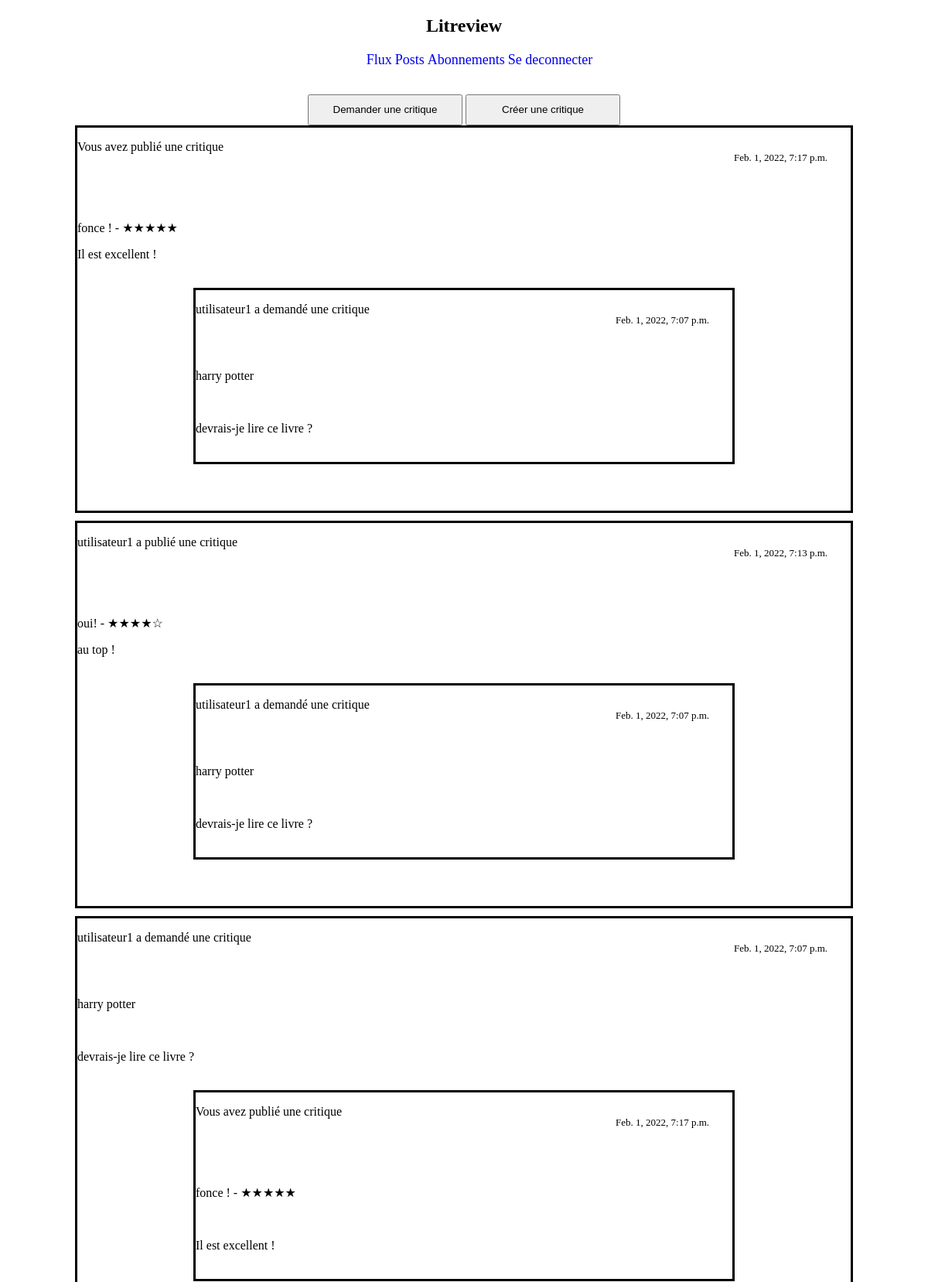
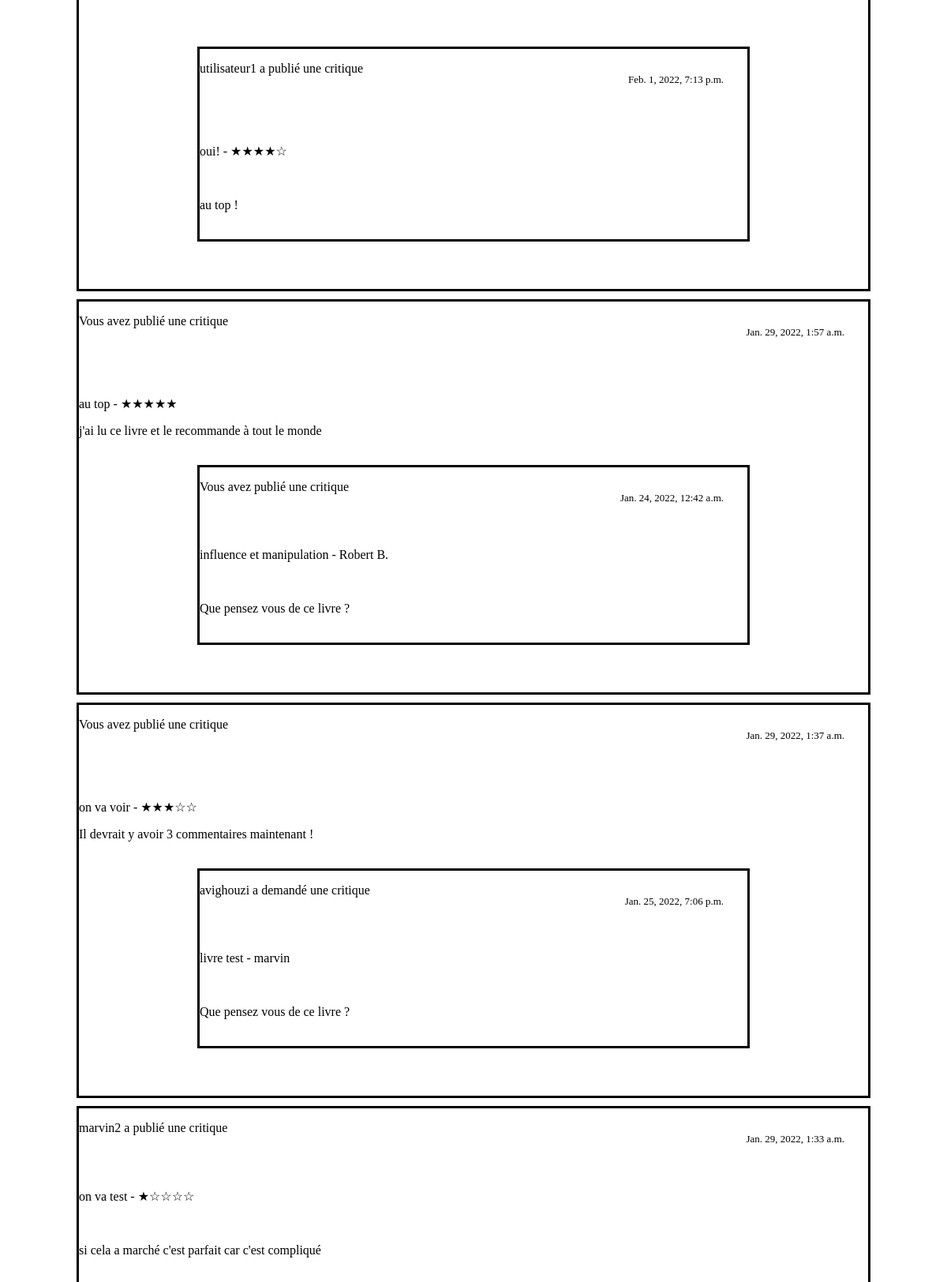
The app's page /test/ (signed in, upper part) with its own data (2 pictures, top to bottom).
### blog/models.py (models this page shows, shortened)
class Review(models.Model):
    ticket_associe = models.ForeignKey(to=Ticket, on_delete=models.CASCADE, null=True, blank=True)
    rating = models.PositiveSmallIntegerField(
        validators=[MinValueValidator(0), MaxValueValidator(5)])
    headline = models.CharField(max_length=128)
    body = models.CharField(max_length=8192, blank=True)
    user_associe = models.ForeignKey(
        User, on_delete=models.CASCADE, null=True, blank=True)
    time_created = models.DateTimeField(auto_now_add=True)

class Ticket(models.Model):
    title = models.CharField(max_length=128)
    description = models.TextField(max_length=2048, blank=True)
    user = models.ForeignKey(User, on_delete=models.CASCADE)
    image = models.ImageField(blank=True)
    time_created = models.DateTimeField(auto_now_add=True)

class User(models.Model):
    username = models.CharField(max_length=150, unique=True)
    password = models.CharField(max_length=100)
    email = models.EmailField(max_length=254)

### blog/views.py (the view)
# urls.py: path('test/', views.page_test),
def page_test(request):
    user = User.objects.get(username=request.session['username'])
    user_id = user.id
    users_id = [following.followed_user.id for following in UserFollows.objects.filter(user=user_id)]
    users_id.append(user_id)
    followings_tickets = Ticket.objects.filter(user_id__in=users_id)
    followings_reviews = Review.objects.filter(user_associe_id__in=users_id)
    tickets = Ticket.objects.all()
    reviews = Review.objects.all().order_by('-time_created')
    tickets_already_commented = Review.objects.filter(user_associe_id=user_id)
    tickets_already_commented = [review.ticket_associe_id for review in tickets_already_commented]
    print(tickets_already_commented)
    tickets_reviews = sorted(chain(followings_tickets, followings_reviews), key=attrgetter('time_created'),
                             reverse=True)
    context = {
        'user_id': user_id,
        'tickets_reviews': tickets_reviews,
        'tickets': tickets,
        'reviews': reviews,
        'tickets_already_commented': tickets_already_commented
    }
    return render(request, 'templates/blog/tickets_reviews.html', context)

### blog/templates/blog/tickets_reviews.html (shortened to what this page needs)
<!doctype html>
<html lang="fr">
<head>
    {% block header %}
    {% include 'blog/barre_de_navigation.html' %}
    {% endblock %}
  {% load static %}
  <link rel="stylesheet" href="{% static 'blog/flux.css' %}">
</head>
<body>
<br>
<div id="boutons" style="text-align: center; min-width: 1000px;">
<button class="bouton" id="demander_une_critique" onclick="window.location.href = '/creer-un-ticket'";>Demander une critique</button>
    <button class="bouton" id="creer_une_critique" onclick="window.location.href = '/creer-ticket-et-critique'";>Créer une critique</button>
</div>
{% for q in tickets_reviews %}
    {% if q.headline %}
        <div id="review">
            {% if user_id == q.user_associe_id %}
            <p class="demande_de_critique">Vous avez publié une critique</p>
            <br>
            {% else %}
            <p>{{q.user_associe.username}} a publié une critique</p>
            <br>
            {% endif %}
            <p class="heure">{{q.time_created}}</p>
            <br>
            {% if q.rating == 1 %}
            <p id="book_title">{{q.headline}} - ★☆☆☆☆</p>
            {% endif %}
            <br>
            {% if q.rating == 3 %}
            <p id="book_title">{{q.headline}} - ★★★☆☆</p>
            {% endif %}
            {% if q.rating == 4 %}
            <p id="book_title">{{q.headline}} - ★★★★☆</p>
            {% endif %}
            {% if q.rating == 5 %}
            <p id="book_title">{{q.headline}} - ★★★★★</p>
            {% endif %}
            <p id="description">{{q.body}}</p>
            <br>
            {% for ticket in tickets %}
                {% if ticket.id == q.ticket_associe_id %}
                    <div class="ticket_review_miniature">
                        {% if user_id == ticket.user.id %}
                        <p class="demande_de_critique">Vous avez publié une critique</p>
                        <br>
                        {% else %}
                        <p>{{ticket.user.username}} a demandé une critique</p>
                        <br>
                        {% endif %}
                        <p class="heure">{{ticket.time_created}}</p>
                        <br>
                        <p id="book_title">{{ticket.title}}</p>
                        <br>
                        <p id="description">{{ticket.description}}</p>
                        <br>
                    </div>
        </div>
                {% endif %}
            {% endfor %}
    {% else %}
        <div id="tickets">
            {% if user_id == q.user_id %}
                <p class="demande_de_critique">Vous avez demandé une critique</p>
                <br>
                {% else %}
                <p>{{q.user.username}} a demandé une critique</p>
                <br>
                {% endif %}
                <p class="heure">{{q.time_created}}</p>
                <br>
                <p id="book_title">{{q.title}}</p>
                <br>
                <p id="description">{{q.description}}</p>
                <br>
                {% for review in reviews  %}
                    {% if review.ticket_associe_id == q.id %}
                         <div class="ticket_review_miniature">
                            {% if user_id == review.user_associe_id %}
                            <p class="demande_de_critique">Vous avez publié une critique</p>
                            <br>
                            {% else %}
                            <p>{{review.user_associe.username}} a publié une critique</p>
                            <br>
                            {% endif %}
                            <p class="heure">{{review.time_created}}</p>
                            <br>
                            <br>
                            {% if review.rating == 4 %}
                            <p id="book_title">{{review.headline}} - ★★★★☆</p>
                             {% endif %}
                            {% if review.rating == 5 %}
                            <p id="book_title">{{review.headline}} - ★★★★★</p>
                            {% endif %}
                            <br>
                            <p id="description">{{review.body}}</p>
                            <br>
                         </div>
                    {% endif %}
                {% endfor %}
            </div>
    {% endif %}
{% endfor %}
</body>
</html>

### blog/templates/blog/barre_de_navigation.html
{% load static %}
  <link rel="stylesheet" href="{% static '/blog/barre_de_navigation.css' %}">
<div id="title">
    <h2 class="header">Litreview</h2>
</div>
<div id="liens">
    <ul class="header">
        <li><a href="/flux/">Flux</a></li>
        <li><a href="/vos-posts/">Posts</a></li>
        <li><a href="/abonnement/">Abonnements</a></li>
        <li><a href="/deconnexion/">Se deconnecter</a></li>
    </ul>
</div>

### blog/static/blog/barre_de_navigation.css (style rules this page uses)
#title { text-align: center; font-size: revert; margin-right: auto; margin-left: auto; min-width: 1000px; }
li { display: inline; font-size: large; }
a:link { text-decoration:none }
#liens { margin-right: auto; margin-left: auto; text-align: center; min-width: 1000px; }

### blog/static/blog/flux.css (style rules this page uses)
#tickets, #review, #reponse_critique, #critique_div { border-color: black; border-style: solid; margin-left: auto; margin-right: auto; margin-bottom: 10px; min-width: 1000px; width: 500px }
button, h1, h2 { text-align: center; }
.heure { position: relative; float: right; top: -50px; right: 30px; font-size: small; }
button { width: 200px; height: 40px; }
.ticket_on_our_flux_page, .ticket_review_miniature { border-color: black; border-style: solid; margin-left: 150px; margin-right: 150px; margin-bottom: 60px; }

### records on screen
Review: shows "Vous avez publié une critique", time_created "Feb. 1, 2022, 7:17 p.m.", headline "fonce !", body "Il est excellent !"
Ticket: user.username "utilisateur1", time_created "Feb. 1, 2022, 7:07 p.m.", title "harry potter", description "devrais-je lire ce livre ?"
Review: user_associe.username "utilisateur1", time_created "Feb. 1, 2022, 7:13 p.m.", headline "oui!", body "au top !"
Review: shows "Vous avez publié une critique", time_created "Jan. 29, 2022, 1:57 a.m.", headline "au top", body "j'ai lu ce livre et le recommande à tout le monde"
Ticket: shows "Vous avez publié une critique", time_created "Jan. 24, 2022, 12:42 a.m.", title "influence et manipulation - Robert B.", description "Que pensez vous de ce livre ?"
Review: shows "Vous avez publié une critique", time_created "Jan. 29, 2022, 1:37 a.m.", headline "on va voir", body "Il devrait y avoir 3 commentaires maintenant !"
Ticket: user.username "avighouzi", time_created "Jan. 25, 2022, 7:06 p.m.", title "livre test - marvin", description "Que pensez vous de ce livre ?"
Review: user_associe.username "marvin2", time_created "Jan. 29, 2022, 1:33 a.m.", headline "on va test", body "si cela a marché c'est parfait car c'est compliqué"
